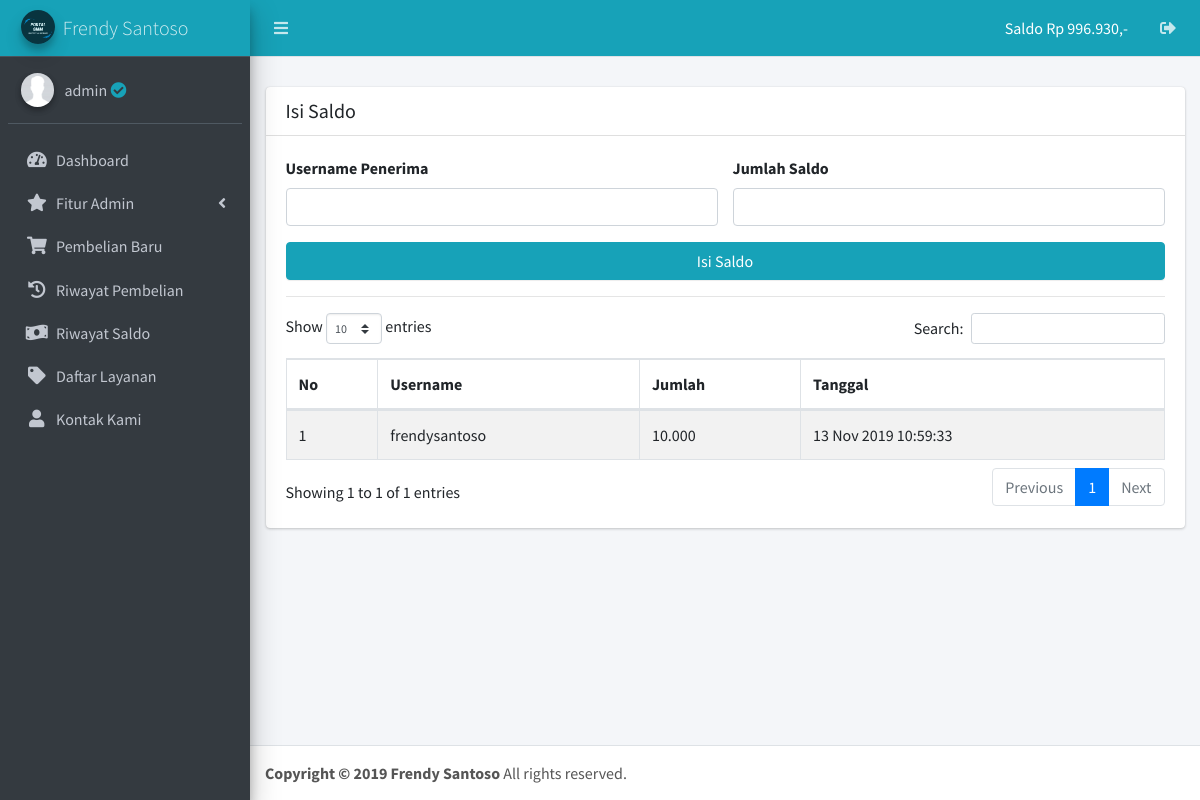
The page /admin/isi-saldo/index.php (signed in) on the database its author committed.
### tables this page shows
CREATE TABLE `user` (
  `id` int(11) NOT NULL,
  `username` varchar(50) NOT NULL,
  `password` varchar(250) NOT NULL,
  `level` varchar(50) NOT NULL,
  `saldo` bigint(20) NOT NULL,
  `saldo_terpakai` bigint(20) NOT NULL,
  `nohp` bigint(20) NOT NULL,
  `status` enum('On','Off') NOT NULL,
  `tgl_reg` varchar(30) NOT NULL
);

CREATE TABLE `riwayat_saldo` (
  `id` int(11) NOT NULL,
  `username` varchar(50) NOT NULL,
  `aksi` varchar(100) NOT NULL,
  `saldo` bigint(20) NOT NULL,
  `efek` enum('- Saldo','+ Saldo') NOT NULL,
  `tanggal` varchar(30) NOT NULL,
  `waktu` varchar(30) NOT NULL
);

### include/function.php (called while the page is built, shortened)
<?php
	require 'data-panel.php';
	$link = "http://localhost/_11-november-2019/smm-free";
?>

### include/data-panel.php (called while the page is built)
<?php
$judul = "Frendy Santoso";
?>

### admin/isi-saldo/index.php (the view, shortened to what this page needs)
<?php
require '../../include/function.php';
$username = $_SESSION['username'];
$qUser = mysqli_query($db, "SELECT * FROM user WHERE username = '$username'");
$fUser = mysqli_fetch_assoc($qUser);
?>
<!DOCTYPE html>
<html>
<head>
  <link rel="stylesheet" href="https://use.fontawesome.com/releases/v5.8.2/css/all.css">
  <link rel="stylesheet" href="https://code.ionicframework.com/ionicons/2.0.1/css/ionicons.min.css">
  <link rel="stylesheet" href="<?= $link; ?>/assets/plugins/datatables/dataTables.bootstrap4.css">
  <link rel="stylesheet" href="<?= $link; ?>/assets/dist/css/adminlte.min.css">
</head>
<body class="hold-transition sidebar-mini">
<div class="wrapper">
  <?php require '../../include/header.php'; ?>
  <div class="content-wrapper">
    <section class="content" style="padding-top: 30px;">
      <div class="container-fluid">
        <div class="row">
          <div class="col-md-12">
            <div class="card">
              <div class="card-header">
                <h3 class="card-title">Isi Saldo</h3>
              </div>
              <div class="card-body" style="overflow: auto;">
                <div class="row">
                  <div class="col-md-12">
                    <form action="" method="POST">
                      <div class="row">
                        <div class="col-md-6">
                          <div class="form-group">
                            <label>Username Penerima</label>
                            <input type="text" class="form-control" name="penerima">
                          </div>
                        </div>
                        <div class="col-md-6">
                          <div class="form-group">
                            <label>Jumlah Saldo</label>
                            <input type="number" class="form-control" name="jumlah">
                          </div>
                        </div>
                      </div>
                      <button class="btn btn-info btn-block" type="submit" name="tombol">
                        Isi Saldo
                      </button>
                    </form>
                  </div>
                </div>
                <hr>
                <table id="example1" class="table table-bordered table-striped">
                  <thead>
                  <tr>
                    <th>No</th>
                    <th>Username</th>
                    <th>Jumlah</th>
                    <th>Tanggal</th>
                  </tr>
                  </thead>
                  <tbody>
                    <?php
                    $qRi = mysqli_query($db, "SELECT * FROM riwayat_saldo WHERE aksi = 'Mengisikan saldo via Admin' ORDER BY id DESC");
                    $no = 1;
                    while ($fRi = mysqli_fetch_assoc($qRi)) :
                    ?>
                    <tr>
                      <td><?= $no; ?></td>
                      <td><?= $fRi['username']; ?></td>
                      <td><?= number_format($fRi['saldo'],0,',','.'); ?></td>
                      <td><?= $fRi['tanggal']; ?> <?= $fRi['waktu']; ?></td>
                    </tr>
                    <?php $no++; endwhile; ?>
                  </tbody>
                </table>
              </div>
            </div>
          </div>
        </div>
      </div>
    </section>
  </div>
  <?php require '../../include/footer.php'; ?>
</div>
</body>
</html>

### include/header.php (shortened to what this page needs)
<nav class="main-header navbar navbar-expand border-bottom navbar-dark navbar-info">
  <ul class="navbar-nav">
    <li class="nav-item">
      <a class="nav-link" data-widget="pushmenu" href="#"><i class="fas fa-bars"></i></a>
    </li>
  </ul>
  <ul class="navbar-nav ml-auto">
    <li class="nav-item">
      <a class="nav-link text-white" href="<?= $link; ?>/riwayat-saldo">
        Saldo Rp <?= number_format($fUser['saldo'],0,',','.'); ?>,-
      </a>
    </li>
    <li class="nav-item">
      <a class="nav-link" href="<?= $link; ?>/logout">
        <i class="fas fa-sign-out-alt"></i>
      </a>
    </li>
  </ul>
</nav>
<aside class="main-sidebar sidebar-dark-success elevation-4">
  <a href="<?= $link; ?>" class="brand-link navbar-info">
    <img src="<?= $link; ?>/assets/dist/img/portalsmm.png" alt="AdminLTE Logo" class="brand-image img-circle elevation-3"
         style="opacity: .8">
    <span class="brand-text font-weight-light"><?= $judul; ?></span>
  </a>
  <div class="sidebar">
    <div class="user-panel mt-3 pb-3 mb-3 d-flex">
      <div class="image">
        <img src="<?= $link; ?>/assets/dist/img/profile.jpeg" class="img-circle elevation-2" alt="User Image">
      </div>
      <div class="info">
        <a href="#" class="d-block"><?= $username; ?> <?php if ($fUser['level'] === "Admin"): ?><i class="fa fa-check-circle text-info"></i><?php endif ?></a>
      </div>
    </div>
    <nav class="mt-2">
      <ul class="nav nav-pills nav-sidebar flex-column" data-widget="treeview" role="menu" data-accordion="false">
        <li class="nav-item">
          <a href="<?= $link; ?>" class="nav-link">
            <i class="nav-icon fas fa-tachometer-alt"></i>
            <p>
              Dashboard
            </p>
          </a>
        </li>
        <?php if ($fUser['level'] === "Admin"): ?>
        <li class="nav-item has-treeview">
          <a href="#" class="nav-link">
            <i class="nav-icon fas fa-star"></i>
            <p>
              Fitur Admin
              <i class="right fas fa-angle-left"></i>
            </p>
          </a>
        </li>
        <?php endif ?>
        <li class="nav-item">
          <a href="<?= $link; ?>/pembelian-baru" class="nav-link">
            <i class="nav-icon fas fa-shopping-cart"></i>
            <p>
              Pembelian Baru
            </p>
          </a>
        </li>
        <li class="nav-item">
          <a href="<?= $link; ?>/riwayat-pembelian" class="nav-link">
            <i class="nav-icon fas fa-history"></i>
            <p>
              Riwayat Pembelian
            </p>
          </a>
        </li>
        <li class="nav-item">
          <a href="<?= $link; ?>/riwayat-saldo" class="nav-link">
            <i class="nav-icon fas fa-money-bill-wave"></i>
            <p>
              Riwayat Saldo
            </p>
          </a>
        </li>
        <li class="nav-item">
          <a href="<?= $link; ?>/daftar-layanan" class="nav-link">
            <i class="nav-icon fas fa-tag"></i>
            <p>
              Daftar Layanan
            </p>
          </a>
        </li>
        <li class="nav-item">
          <a href="<?= $link; ?>/kontak-kami" class="nav-link">
            <i class="nav-icon fa fa-user"></i>
            <p>
              Kontak Kami
            </p>
          </a>
        </li>
      </ul>
    </nav>
  </div>
</aside>

### rows shown on the page
user: saldo "996.930"
riwayat_saldo: username "frendysantoso", saldo "10.000", tanggal "13 Nov 2019", waktu "10:59:33"

### other values the page prints
$judul "Frendy Santoso"
$username "admin"
